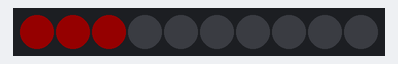
Simulated run of this sketch. Board: Arduino Uno, built with avr-gcc and run on an emulated ATmega328P. Shown: 10 RGB LEDs in strip order, left to right. Dim RGB values are drawn brighter than linear.

Above: at 0.1 s.
At 2.1 s:
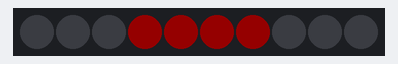
At 4.1 s:
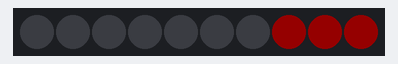
At 5.1 s:
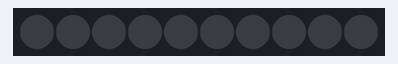

Measured:
- by itself, everything shown: repeats every 6.0 s, in 6 steps
- what the display in image 1 shows lasts 1.0 s, from 2.0 s to 3.0 s

The sketch:

start_mid_end_led_code.ino
```cpp
#include <Adafruit_NeoPixel.h>

#define LED_PIN    13
#define LED_COUNT  10

Adafruit_NeoPixel strip(LED_COUNT, LED_PIN, NEO_GRB + NEO_KHZ800);

void setup() {
  strip.begin();
  strip.show();
}

void loop() {
  // Light up first 3 LEDs
  for(int i = 0; i < 3; i++) {
    strip.setPixelColor(i, 20, 0, 0);
  }
  strip.show();
  delay(1000);

  for(int i = 0; i < 3; i++) {
    strip.setPixelColor(i, 0, 0, 0);
  }
  strip.show();
  delay(1000);


  // Light up middle 4 LEDs
  for(int i = 3; i < 7; i++) {
    strip.setPixelColor(i, 20, 0, 0);
  }
  strip.show();
  delay(1000);

  for(int i = 3; i < 7; i++) {
    strip.setPixelColor(i, 0, 0, 0);
  }
  strip.show();
  delay(1000);

  // Light up last 3 LEDs
  for(int i = 7; i < 10; i++) {
    strip.setPixelColor(i, 20, 0, 0);
  }
  strip.show();
  delay(1000);

  // Turn off all LEDs
  for(int i = 0; i < LED_COUNT; i++) {
    strip.setPixelColor(i, 0, 0, 0);
  }
  strip.show();
  delay(1000);
}
```
